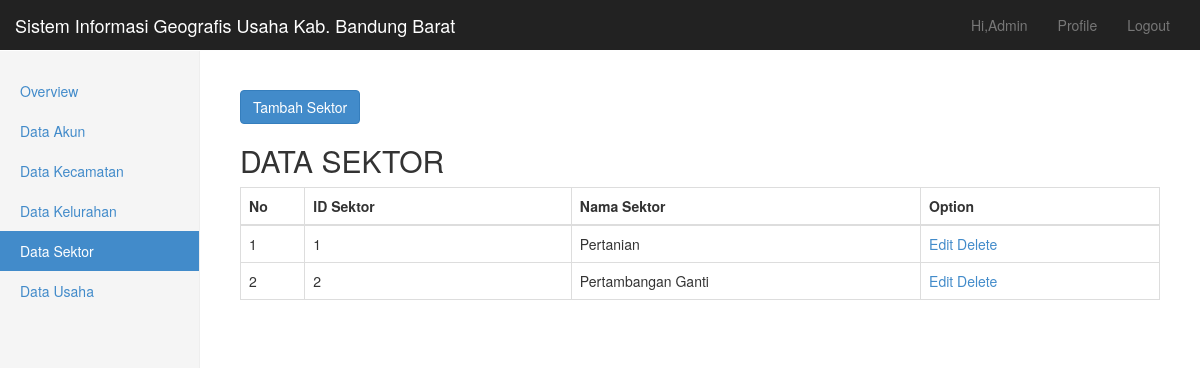
Page /min/data_sektor.php (signed in) on the committed database.
### tables this page shows
CREATE TABLE IF NOT EXISTS `sektor` (
  `IDSektor` int(12) unsigned NOT NULL AUTO_INCREMENT,
  `Nama` varchar(100) DEFAULT '0',
  PRIMARY KEY (`IDSektor`)
);

### min/data_sektor.php (the view, shortened to what this page needs)
  <?php include("../template/header_admin.php");?>
  <body>
 	<div class="navbar navbar-inverse navbar-fixed-top" role="navigation">
       <?php include("../template/menu_atas_admin.php");?>
    </div>
 	<div class="container-fluid">
      <div class="row">
        <div class="col-sm-3 col-md-2 sidebar">
            <?php include("../template/menu_samping_admin.php");?>
        </div>
        <div class="col-sm-9 col-sm-offset-3 col-md-10 col-md-offset-2 main">
        	<br> <a class="btn btn-primary" href="form_tambah_sektor.php">Tambah Sektor</a>
			 <h2>DATA SEKTOR</h2>
			      <div class="table-responsive">
			  <table class="display table table-bordered" id="table-data-sektor"  cellspacing="0" width="41%">
			    <thead>
			      <tr>
			        <th width="7%">No</th>
			        <th width="29%">ID Sektor</th>
			        <th width="38%">Nama Sektor</th>
			      	<th width="26%">Option</th>
			      </tr>
			    </thead>
			    <tbody>
			    <?php
			    if($_SESSION['level'] === "DINAS"){
			    	$query = "select * from sektor order by IDSektor";
			    }else{
			    	echo ("data tidak ditemukan");
			    }
			    $data_query = mysql_query($query) or die(mysql_error());
			    $i = 1;
			    while($data = mysql_fetch_array($data_query)){
			    ?>
			      <tr>
			        <td><?php echo $i;?></td>
			        <td><?php echo $data['IDSektor'];?></td>
			        <td><?php echo $data['Nama'];?></td>
			        <td><a href="form_edit_sektor.php?id=<?php echo $data['IDSektor'];?>">Edit</a>
			        	<a onClick="if(!confirm('Apakah Anda Yakin ingin menghapus data ini?')) return false;"href="proses_delete_sektor.php?id=<?php echo $data['IDSektor'];?>">Delete</a>
			        </td>
			      </tr>
			      <?php $i++; } ?>
			    </tbody>
			  </table>
			</div>
        </div>
      </div>
    </div>
  </body>
</html>

### rows in the picture
sektor: IDSektor "1", Nama "Pertanian"
sektor: IDSektor "2", Nama "Pertambangan Ganti"

### other values in the picture
$_SESSION['nama'] "Admin"
